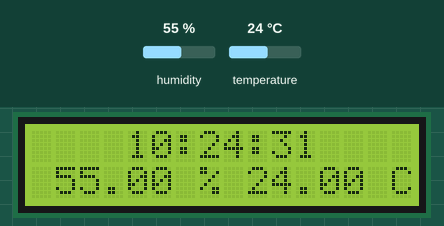
Bench run of a sketch on a simulated Arduino Uno, built with avr-gcc and run on an emulated ATmega328P. Parts: 16×2 character LCD. The test bench sets the inputs (shaded band); at power-on: humidity 55 %, temperature 24 °C. The local clock reads 2024-03-15 10:24:30 at power-on unless the sketch sets it.

Above: at 1.7 s.
1.8 s: humidity set to 22 %
At 4.2 s:
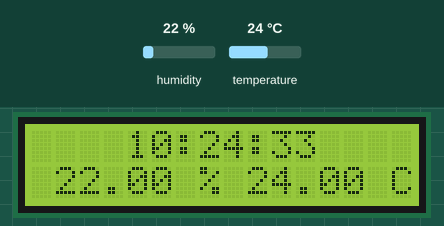
6.7 s: temperature set to 12 °C
At 8.4 s:
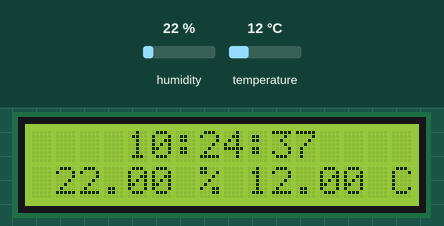
10.8 s: humidity set to 40 %
At 12.7 s:
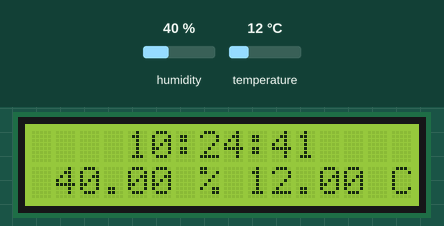
14.9 s: temperature set to 19 °C
At 16.9 s:
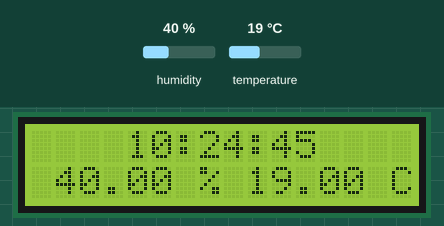
Timing chart, 0 to 18.4 s (numbered marks = the images above; inputs shaded):
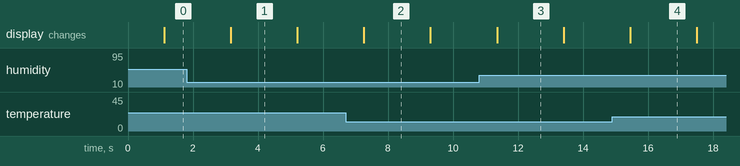

Measured:
- what the display in image 1 shows lasts 2.0 s, from 3.2 s to 5.2 s

The sketch:

lcdclock.ino
```cpp
#include <DS1302.h>
#include <Wire.h>
#include <LiquidCrystal_I2C.h>

#include "DHT.h"
#define DHTPIN 5     //digital pin sensor

// Uncomment whatever type you're using!

  #define DHTTYPE DHT11      // DHT 11
  //#define DHTTYPE DHT22   // DHT 22  (AM2302), AM2321
  //#define DHTTYPE DHT21

LiquidCrystal_I2C lcd(0x3F, 2, 1, 0, 4, 5, 6, 7, 3, POSITIVE);

DS1302 rtc(2, 3, 4);

DHT dht(DHTPIN, DHTTYPE);


void setup() {
  rtc.halt(false);
  rtc.writeProtect(false);
  lcd.begin(16, 2);

  dht.begin();

//rtc.setDOW(FRIDAY);        // Set Day-of-Week to FRIDAY
//rtc.setTime(11, 51, 0);     // Set the time to 12:00:00 (24hr format)
//rtc.setDate(6, 1, 2017);

}

void loop() {

 delay(1000);

  float h = dht.readHumidity();
  // Read temperature as Celsius (the default)
  float t = dht.readTemperature();
  // Read temperature as Fahrenheit (isFahrenheit = true)
  float f = dht.readTemperature(true);

  // Check if any reads failed and exit early (to try again).
  if (isnan(h) || isnan(t) || isnan(f)) {
    lcd.clear();
    lcd.setCursor(0, 1);
    lcd.print(" ERROR  READING ");
    return;
  }

  lcd.setCursor(4, 0);
  lcd.print(rtc.getTimeStr());

  lcd.setCursor(1, 1);

  lcd.print(h);
  lcd.print(" % ");

  lcd.print(t);
  lcd.print(" C");

  delay(1000);


}
```
